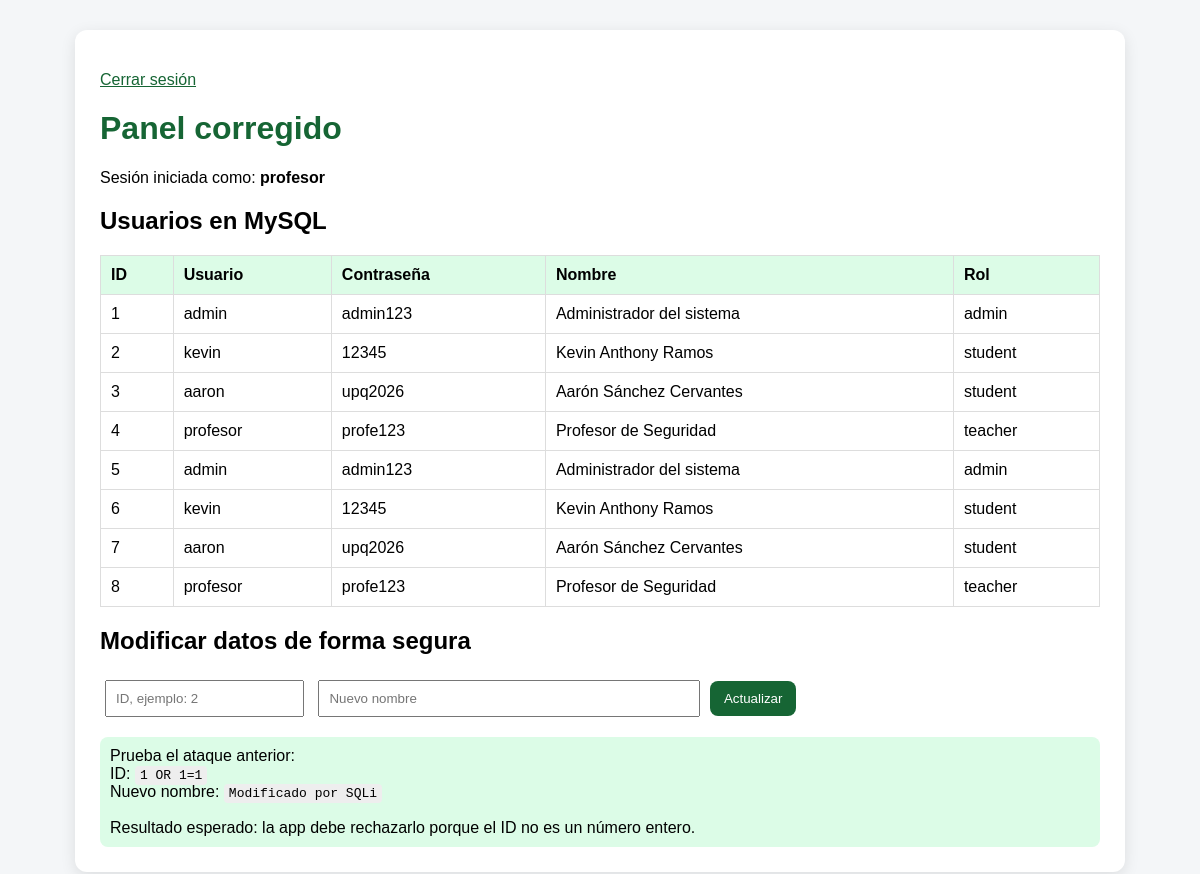
/02_app_corregida/public/dashboard.php (signed in), run on the app's committed database.
### tables this page shows
CREATE TABLE IF NOT EXISTS users (
  id INT AUTO_INCREMENT PRIMARY KEY,
  username VARCHAR(50) NOT NULL,
  password VARCHAR(50) NOT NULL,
  full_name VARCHAR(120) NOT NULL,
  role VARCHAR(30) NOT NULL
);

### 02_app_corregida/public/dashboard.php (the view, shortened to what this page needs)
<?php
require_once 'db.php';
$stmt = $pdo->query('SELECT id, username, password, full_name, role FROM users ORDER BY id');
$users = $stmt->fetchAll(PDO::FETCH_ASSOC);
?>
<!DOCTYPE html>
<html lang="es">
<head>
</head>
<body>
<div class="container">
    <p><a href="logout.php">Cerrar sesión</a></p>
    <h1>Panel corregido</h1>
    <p>Sesión iniciada como: <strong><?= htmlspecialchars($_SESSION['user']['username']) ?></strong></p>
    <h2>Usuarios en MySQL</h2>
    <table>
        <tr>
            <th>ID</th>
            <th>Usuario</th>
            <th>Contraseña</th>
            <th>Nombre</th>
            <th>Rol</th>
        </tr>
        <?php foreach ($users as $u): ?>
            <tr>
                <td><?= htmlspecialchars($u['id']) ?></td>
                <td><?= htmlspecialchars($u['username']) ?></td>
                <td><?= htmlspecialchars($u['password']) ?></td>
                <td><?= htmlspecialchars($u['full_name']) ?></td>
                <td><?= htmlspecialchars($u['role']) ?></td>
            </tr>
        <?php endforeach; ?>
    </table>
    <h2>Modificar datos de forma segura</h2>
    <form method="POST">
        <input type="text" name="id" placeholder="ID, ejemplo: 2" required>
        <input type="text" name="full_name" placeholder="Nuevo nombre" required style="width:360px;">
        <button type="submit">Actualizar</button>
    </form>
    <div class="hint">
        Prueba el ataque anterior:<br>
        ID: <code>1 OR 1=1</code><br>
        Nuevo nombre: <code>Modificado por SQLi</code><br><br>
        Resultado esperado: la app debe rechazarlo porque el ID no es un número entero.
    </div>
</div>
</body>
</html>

### 02_app_corregida/public/dashboard.php (style rules this page uses)
body { font-family: Arial, sans-serif; background:#f4f6f8; margin:0; }
.container { max-width: 1000px; margin:30px auto; background:white; padding:25px; border-radius:12px; box-shadow:0 4px 15px rgba(0,0,0,.1); }
h1 { color:#166534; }
table { width:100%; border-collapse:collapse; margin-top:15px; }
th, td { border:1px solid #ddd; padding:10px; text-align:left; }
th { background:#dcfce7; }
input { padding:9px; margin:5px; }
button { padding:10px 14px; background:#166534; color:white; border:0; border-radius:8px; cursor:pointer; }
.hint { background:#dcfce7; padding:10px; border-radius:8px; margin-top:15px; }
a { color:#166534; }
code { background:#eee; padding:2px 5px; border-radius:4px; }

### data on the page
users: id "1", username "admin", password "admin123", full_name "Administrador del sistema", role "admin"
users: id "2", username "kevin", password "12345", full_name "Kevin Anthony Ramos", role "student"
users: id "3", username "aaron", password "upq2026", full_name "Aarón Sánchez Cervantes", role "student"
users: id "4", username "profesor", password "profe123", full_name "Profesor de Seguridad", role "teacher"
users: id "5", username "admin", password "admin123", full_name "Administrador del sistema", role "admin"
users: id "6", username "kevin", password "12345", full_name "Kevin Anthony Ramos", role "student"
users: id "7", username "aaron", password "upq2026", full_name "Aarón Sánchez Cervantes", role "student"
users: id "8", username "profesor", password "profe123", full_name "Profesor de Seguridad", role "teacher"

### other printed values
$_SESSION['user']['username'] "profesor"
